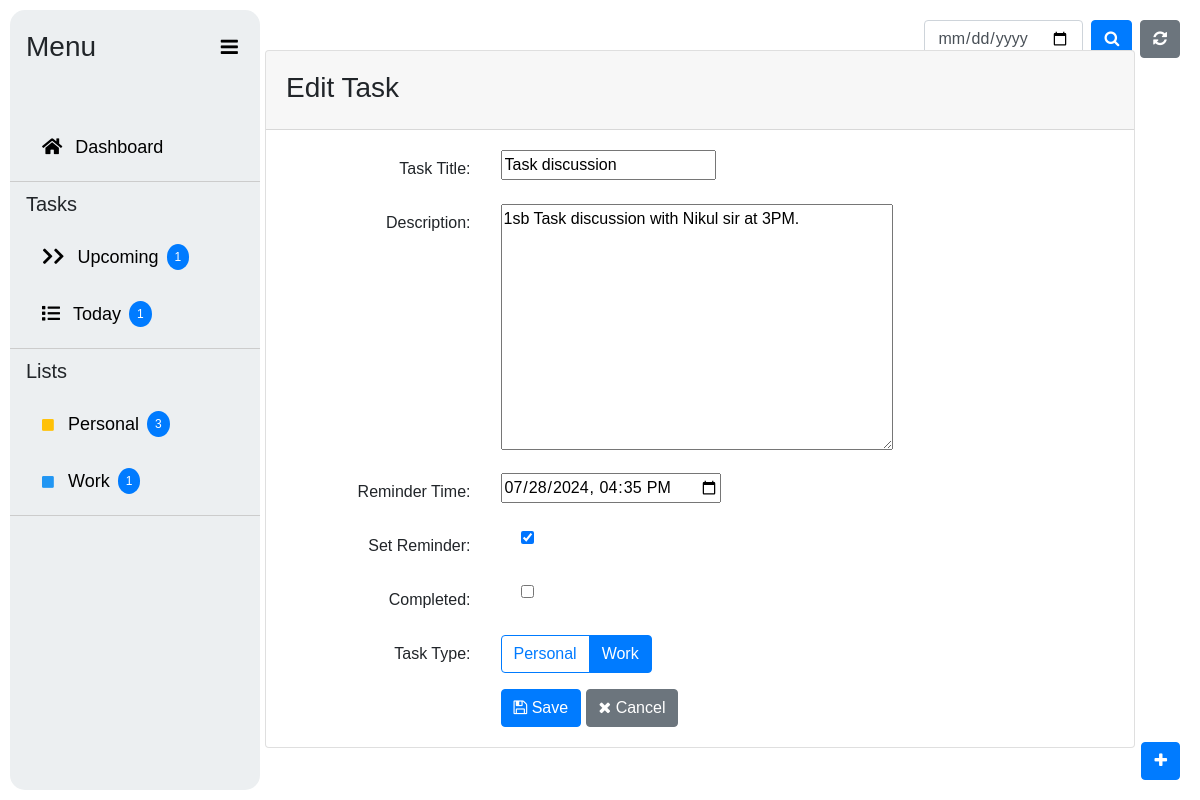
Page /edit/2/ on the committed database.
### tasks/models.py (models this page shows, shortened)
class Task(models.Model):
    TASK_TYPE_CHOICES = [
        ('personal', 'Personal'),
        ('work', 'Work'),
    ]
    title = models.CharField(max_length=200)
    description = models.TextField()
    completed = models.BooleanField(default=False)
    reminder_time = models.DateTimeField(blank=True, null=True)
    is_reminder_set = models.BooleanField(default=False)
    task_type = models.CharField(max_length=10, choices=TASK_TYPE_CHOICES, default='personal')

### tasks/views.py (the view)
# urls.py: path('edit/<int:pk>/', views.task_update, name='edit-task'),
def task_update(request, pk):
    tomorrow = timezone.now().date() + timedelta(days=1)
    upcoming_count = Task.objects.filter(reminder_time__date__gte=tomorrow).count()
    today = timezone.now().date()
    today_count = Task.objects.filter(reminder_time__date=today).count()
    personal_tasks = Task.objects.filter(task_type='personal', completed=False).order_by('reminder_time')
    personal_count = personal_tasks.count()
    work_tasks = Task.objects.filter(task_type='work', completed=False).order_by('reminder_time')
    work_count = work_tasks.count()
    task = get_object_or_404(Task, pk=pk)
    if request.method == 'POST':
        form = TaskForm(request.POST, instance=task)
        if form.is_valid():
            task = form.save(commit=False)
            if task.completed:
                task.reminder_time = None
                task.is_reminder_set = False
            task.save()
            messages.success(request, f'Task "{task.title}" updated successfully.')
            return redirect('task-list')
    else:
        form = TaskForm(instance=task)
    return render(request, 'tasks/task_form.html', {'form': form,'upcoming_count': upcoming_count,
        'today_count': today_count,'personal_count':personal_count,
        'work_count':work_count})

### tasks/forms.py
class TaskForm(forms.ModelForm):
    TASK_TYPE_CHOICES = [
        ('personal', 'Personal'),
        ('work', 'Work'),
    ]
    task_type = forms.ChoiceField(choices=TASK_TYPE_CHOICES, widget=forms.RadioSelect, initial='work')
    class Meta:
        model = Task
        fields = ['title', 'description', 'completed', 'reminder_time', 'is_reminder_set','task_type']
        widgets = {
            'reminder_time': forms.DateTimeInput(attrs={'type': 'datetime-local'}, format='%Y-%m-%dT%H:%M'),
        }

### tasks/templates/tasks/task_form.html (shortened to what this page needs)
{% extends 'base.html' %}
{% block content %}
<div class="container">
    <div class="row justify-content-center">
        <div class="col-12">
            <div class="card">
                <div class="card-header">
                    <h3 class="card-title mt-2">
                        {% if form.instance.pk %}
                            Edit Task
                        {% else %}
                            Add Task
                        {% endif %}
                    </h3>
                </div>
                <div class="card-body">
                    <form method="post">
                        <div class="form-group row">
                            <label for="{{ form.title.id_for_label }}" class="col-md-3 col-form-label text-md-right">Task Title:</label>
                            <div class="col-md-9">
                                {{ form.title }}
                            </div>
                        </div>
                        <div class="form-group row">
                            <label for="{{ form.description.id_for_label }}" class="col-md-3 col-form-label text-md-right">Description:</label>
                            <div class="col-md-9">
                                {{ form.description }}
                            </div>
                        </div>
                        <div class="form-group row">
                            <label for="{{ form.reminder_time.id_for_label }}" class="col-md-3 col-form-label text-md-right">Reminder Time:</label>
                            <div class="col-md-9">
                                {{ form.reminder_time }}
                            </div>
                        </div>
                        <div class="form-group row">
                            <label class="col-md-3 col-form-label text-md-right">Set Reminder:</label>
                            <div class="col-md-9">
                                <div class="form-check mb-2">
                                    {{ form.is_reminder_set }}
                                </div>
                            </div>
                        </div>
                        <div class="form-group row">
                            <label class="col-md-3 col-form-label text-md-right">Completed:</label>
                            <div class="col-md-9">
                                <div class="form-check">
                                    {{ form.completed }}
                                </div>
                            </div>
                        </div>
                        <div class="form-group row">
                            <label class="col-md-3 col-form-label text-md-right">Task Type:</label>
                            <div class="col-md-9">
                                <div class="btn-group btn-group-toggle" data-toggle="buttons">
                                    <label class="btn btn-outline-primary {% if form.task_type.value == 'personal' %}active{% endif %}" >
                                        <input type="radio" name="task_type" value="personal" autocomplete="off" {% if form.task_type.value == 'personal' %}checked{% endif %}> Personal
                                    </label>
                                    <label class="btn btn-outline-primary {% if form.task_type.value == 'work' %}active{% endif %}" >
                                        <input type="radio" name="task_type" value="work" autocomplete="off" {% if form.task_type.value == 'work' %}checked{% endif %}> Work
                                    </label>
                                </div>
                            </div>
                        </div>
                        <div class="form-group row mb-0">
                            <div class="col-md-9 offset-md-3">
                                <button type="submit" class="btn btn-primary"><i class="fa fa-save"></i> Save</button>
                                <a href="{% url 'task-list' %}" class="btn btn-secondary"><i class="fa fa-times"></i> Cancel</a>
                            </div>
                        </div>
                    </form>
                </div>
            </div>
        </div>
    </div>
</div>
{% endblock %}

### todo_project/templates/base.html (style rules this page uses)
body { display: flex; margin: 0; font-family: Arial, sans-serif; position: relative; }

### rows in the picture
Task: title "Task discussion", description "1sb Task discussion with Nikul sir at 3PM.", reminder_time "07/28/2024 16:35", is_reminder_set "☑"

### other values in the picture
{{ upcoming_count }} "1"
{{ today_count }} "1"
{{ personal_count }} "3"
{{ work_count }} "1"
